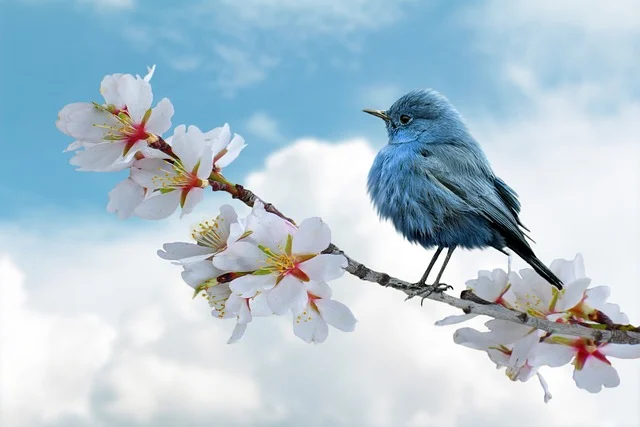
#> input picture resources/bird.webp, 640 x 427 px
$ python chapter21.py
#> lines starting #> are read from the running program, lines starting #| are printed output that depends on the picture; after the words box and inside, x2 and y2 are one past the last pixel; in counts of white or black regions, pixels touching at a corner belong together
# how to detect specific colors inside an image using OpenCV

import cv2 as cv
import numpy as np
# img = cv.imread('resources/bird.webp')

# convert the image to HSV(hue, saturtion,value) color space
# hsv_img = cv.cvtColor(img, cv.COLOR_BGR2HSV)

# sliders
def slider():
    pass

path = "resources/bird.webp"
cv.namedWindow('Bars')
cv.resizeWindow('Bars', 640, 240)
cv.createTrackbar('HUE Min', 'Bars', 0, 179, slider)
#> slider 'HUE Min' is set to 35
cv.createTrackbar('Hue Max', 'Bars', 179, 179, slider)
cv.createTrackbar('Sat Min', 'Bars', 0, 255, slider)
#> slider 'Sat Min' is set to 51
cv.createTrackbar('Sat Max', 'Bars', 255, 255, slider)
cv.createTrackbar('Value Min', 'Bars', 0, 255, slider)
#> slider 'Value Min' is set to 51
cv.createTrackbar('Value Max', 'Bars',255, 255, slider)

img = cv.imread(path)
#> img is the input picture: shape (427, 640, 3); mean B, G, R 210.7, 198.5, 178.4
hsv_img = cv.cvtColor(img, cv.COLOR_BGR2HSV)
#> hsv_img: shape (427, 640, 3); mean H, S, V 90.6, 49.6, 213

while True:
    img = cv.imread(path)
    hsv_img = cv.cvtColor(img, cv.COLOR_BGR2HSV)
    hue_min = cv.getTrackbarPos('HUE Min', 'Bars')
    hue_max = cv.getTrackbarPos('Hue Max', 'Bars')
    sat_min = cv.getTrackbarPos('Sat Min', 'Bars')
    sat_max = cv.getTrackbarPos('Sat Max', 'Bars')
    val_min = cv.getTrackbarPos('Value Min', 'Bars')
    val_max = cv.getTrackbarPos('Value Max', 'Bars')
    print(hue_min, hue_max, sat_min, sat_max, val_min, val_max)

    # to see changes inside image
    lower = np.array([hue_min, sat_min, val_min])
    upper = np.array([hue_max, sat_max, val_max])
    mask_img = cv.inRange(hsv_img, lower, upper)
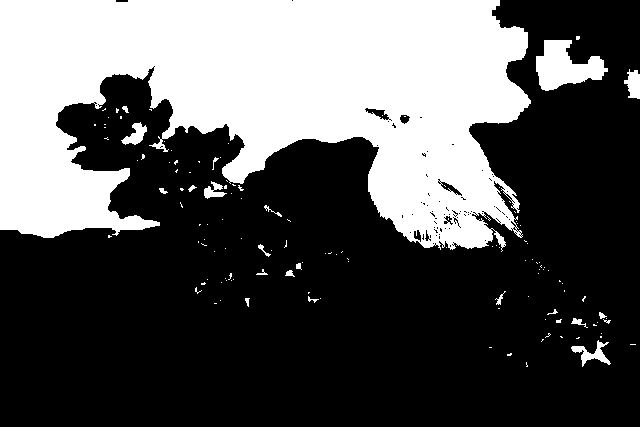
#> mask_img: shape (427, 640); 34.1% white; 132 white regions (111 under 20 px), largest, box (x1, y1, x2, y2) and area: (0, 0, 531, 252) 88947, (536, 40, 608, 91) 2130, (571, 340, 611, 367) 374
    out_img = cv.bitwise_and(img, img, mask=mask_img)
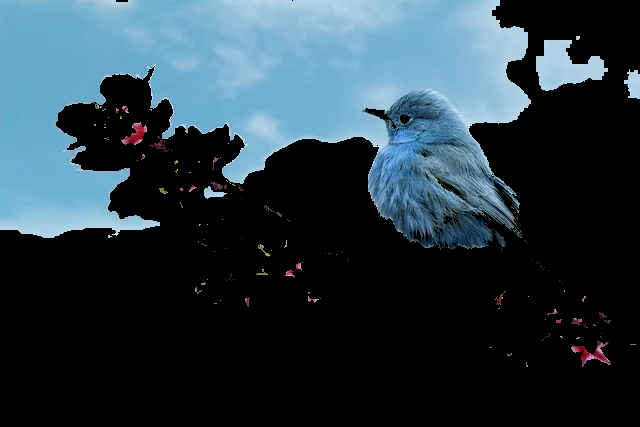
#> out_img: shape (427, 640, 3); mean B, G, R 67.8, 58, 40.9
    # cv.imshow('Original Image', img)
    # cv.imshow('HSV Image', hsv_img)
    cv.imshow('Mask Image', mask_img)
    cv.imshow('Output Image', out_img)
    if cv.waitKey(1) & 0xFF == ord('q'):
#> (key q is pressed here)
        break
cv.destroyAllWindows()
